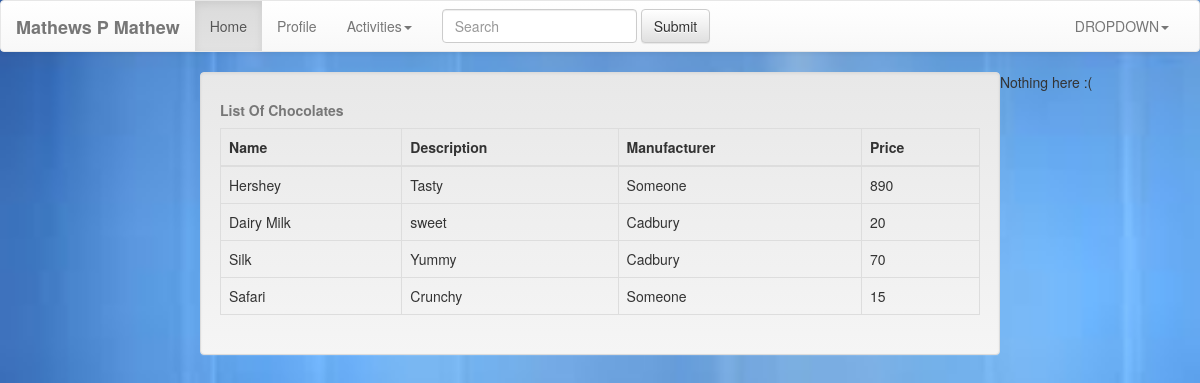
Before: / with the older database file.
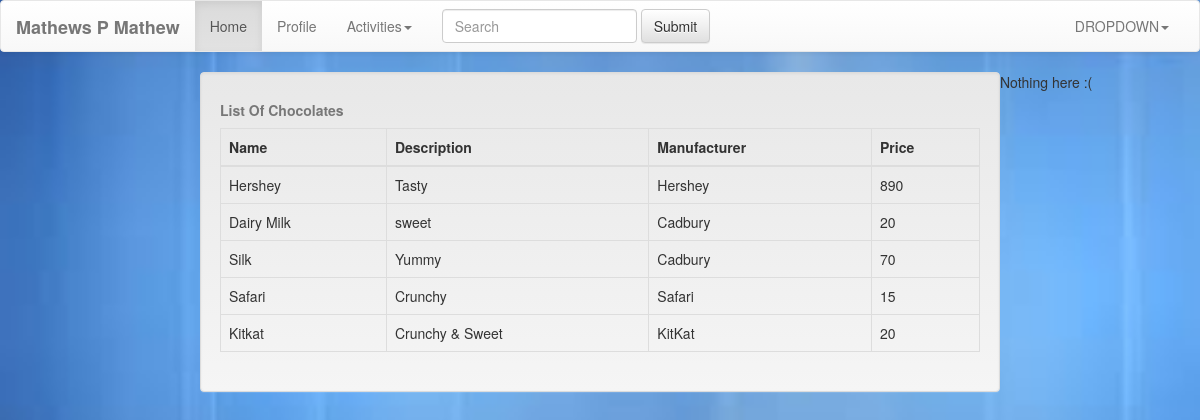
After: the same page with the newer database file.
### registration/models.py (models this page shows)
class Chocolate(models.Model):
    id =models.AutoField(primary_key=True)
    name = models.CharField(_('Chocolate Name'), max_length=1000, blank=True)
    description =models.CharField(_('Chocolate Description'), max_length=1000, blank=True)
    manufacturer =models.CharField(_('Chocolate Manufacturer'), max_length=1000, blank=True)
    price =models.IntegerField(_('Chocolate Price'),
                                validators=[MaxValueValidator(1000),MinValueValidator(0)],
                                help_text=_('4 digits maximum'), blank=True, null=True)

### registration/views.py (the view)
# urls.py: url(r'^$', Home.as_view(), name='home'),
class Home(ListView):
    template_name="index.html"
    def get_queryset(self):
        return Chocolate.objects.all()

### registration/templates/index.html (shortened to what this page needs)
{%  load staticfiles %}
<!DOCTYPE html>
<html lang="en">
<head>
    <link rel="stylesheet" href="{%  static 'css/bootstrap.min.css' %}">
    <link rel="stylesheet" href="{%  static 'css/bootstrap-theme.min.css' %}">
</head>
<body style="background-image: url({% static "images/images1.jpeg" %});background-repeat:no-repeat;background-size:100%;height: 140px;display:block;padding:0 !important;margin:0;" >
<nav class="navbar navbar-default">
    <div class="container-fluid">
        <div class="navbar-header">
            <a class="navbar-brand" href="#"><b>Mathews P Mathew</b></a>
        </div>
        <div class="collapse navbar-collapse" id="bs-example-navbar-collapse-1">
            <ul class="nav navbar-nav">
                <li class="active"><a href="#">Home <span class="sr-only">(current)</span></a></li>
                <li><a href="#">Profile</a></li>
                <li class="dropdown">
                    <a href="#" class="dropdown-toggle" data-toggle="dropdown" role="button" aria-haspopup="true" aria-expanded="false">Activities<span class="caret"></span></a>
                </li>
            </ul>
            <form class="navbar-form navbar-left" role="search">
                <div class="form-group">
                    <input type="text" class="form-control" placeholder="Search">
                </div>
                <button type="submit" class="btn btn-default">Submit</button>
            </form>
            <ul class="nav navbar-nav navbar-right">
               <li class="dropdown">
                   {% if user.is_anonymous %}
                   <a href="#" class="dropdown-toggle" data-toggle="dropdown" role="button" aria-haspopup="true" aria-expanded="false">DROPDOWN<span class="caret"></span></a>
                       {% else %}
                       <a href="#" class="dropdown-toggle" data-toggle="dropdown" role="button" aria-haspopup="true" aria-expanded="false">{{ user.email }}<span class="caret"></span></a>
                       <ul class="dropdown-menu">                            <li>
                               <div class="btn-group">
                           <li><a href="{% url 'logout' %}">Signout</a></li>
                           {% endif %}
                       </li>
                   </ul>
            </div>
    </div>
</nav>
<div class="col-md-8 col-md-offset-2 well">
<table class="table table-hover table-bordered table-responsive">
    <thead>
    <caption><b>List Of Chocolates</b></caption>
    <tr>
        <th>
            Name
        </th>
        <th>
            Description
        </th>
        <th>
            Manufacturer
        </th>
        <th>
            Price
        </th>
    </tr>
    </thead>
    <tbody>
    {% for item in object_list %}
        <tr>
            <td> {{ item.name }} </td>
            <td> {{ item.description }}</td>
            <td> {{ item.manufacturer }}</td>
            <td> {{ item.price }}</td>
        </tr>
    {% endfor %}
    </tbody>
</table>
</div>
{% if user.is_anonymous %}
    Nothing here :(
{% else %}
    <div class="col-md-6 col-md-offset-5" style="padding-top:10%">
        <a href="{% url 'add_chocolate' %}">
        <button class="btn btn-primary">Add a Chocolate</button></a>
    </div>
{% endif %}
</body>
</html>

Changed rows visible on the page:
changed Chocolate "Hershey": manufacturer "Someone" → "Hershey"
changed Chocolate "Safari": manufacturer "Someone" → "Safari"
added Chocolate: name "Kitkat", description "Crunchy & Sweet", manufacturer "KitKat", price "20"
